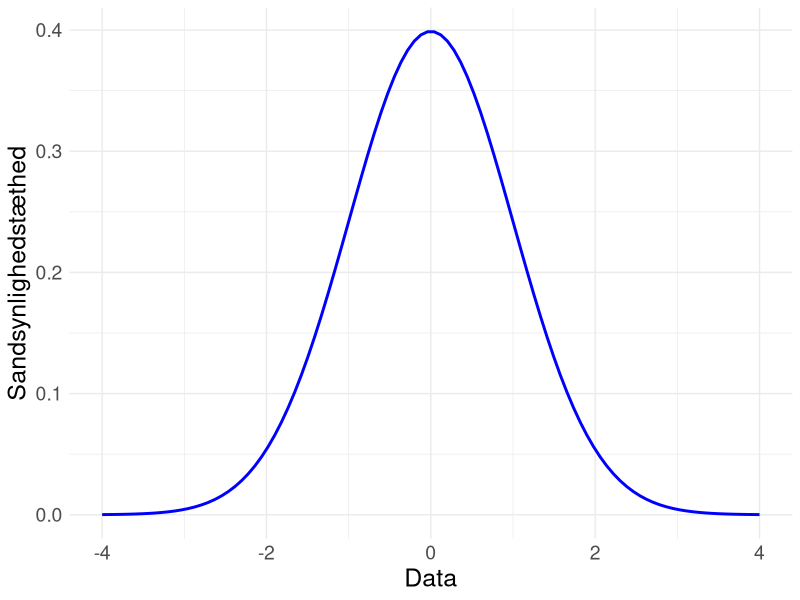
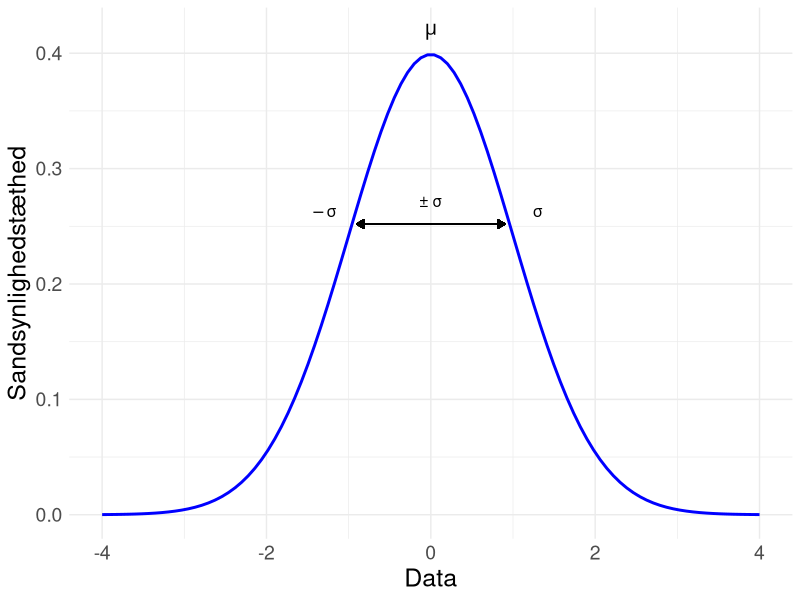
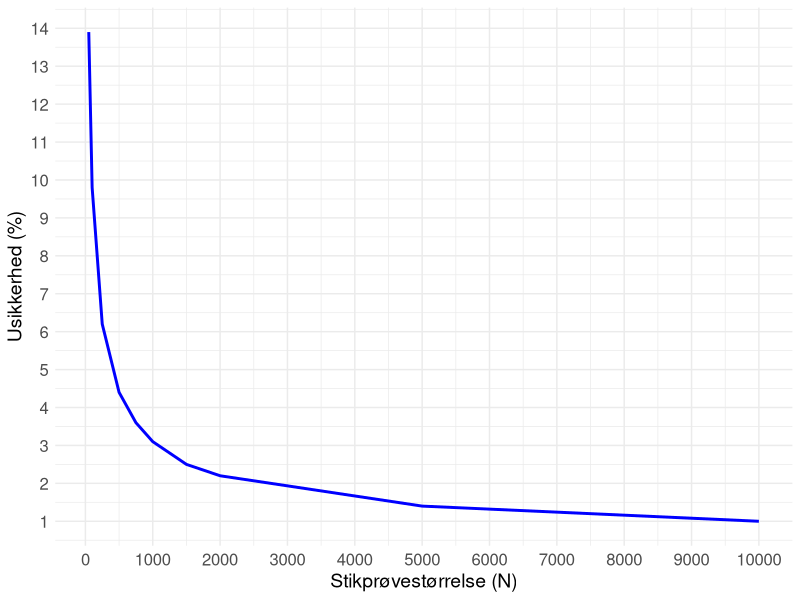
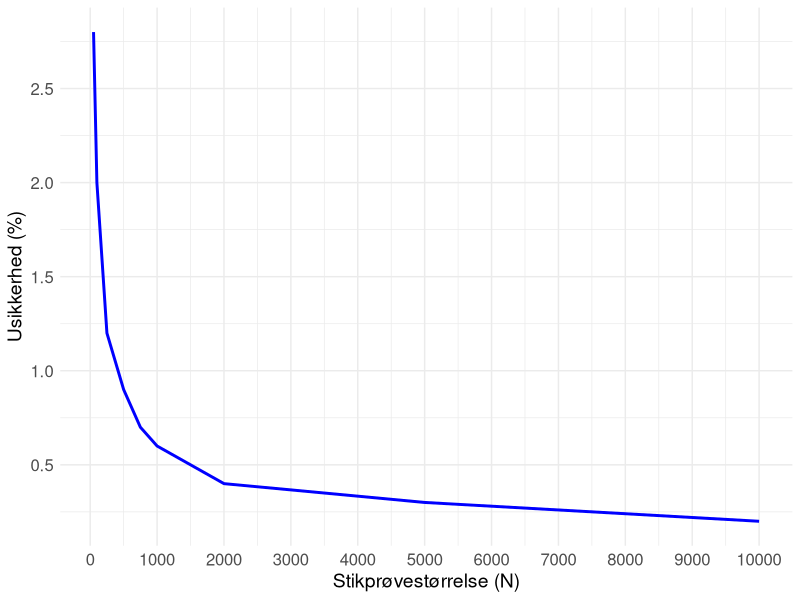

The R source for these figures, in order:
## ---- chunk 1
library(ggplot2)

# Definer parametre for normalfordelingen
mean <- 0       # Gennemsnit
sd <- 1         # Standardafvigelse

# Opret et data frame med x-værdier og deres sandsynlighedstæthed
x <- seq(-4, 4, length.out = 100)  # Interval for x
y <- dnorm(x, mean, sd)            # Beregn sandsynlighedstæthed for normalfordelingen

# Kombiner x og y til et data frame
df <- data.frame(x, y)

# Plot normalfordelingen
(normalfordeling <- ggplot(df, aes(x = x, y = y)) +
  geom_line(color = "blue", size = 1) +
  labs(y = "Sandsynlighedstæthed", x="Data") +
  theme_minimal() +
  theme(
    text = element_text(size = 16),            # General text size
    axis.title = element_text(size = 18),      # Axis title size
    axis.text = element_text(size = 14),       # Axis labels size
  ))
## ---- chunk 2

# Load ggplot2 and grid (for arrows)
library(ggplot2)
library(grid)

# Parameters for the standard normal distribution
mean <- 0       # Mean (mu)
sd <- 1         # Standard deviation (sigma)

# Create a data frame with x values and their density for the normal distribution
x <- seq(-4, 4, length.out = 100)  # x-range
y <- dnorm(x, mean, sd)            # Density of the normal distribution
df <- data.frame(x, y)

# Plot the standard normal distribution
ggplot(df, aes(x = x, y = y)) +
  geom_line(color = "blue", size = 1) +
  labs(y = "Sandsynlighedstæthed", x="Data") +
  theme_minimal() +
  
  # Add text for the mean and standard deviations, slightly shifted to the sides
  annotate("text", x = mean, y = max(y) + 0.02, label = expression(mu), size = 5, color = "black") +
  annotate("text", x = -1.3, y = dnorm(-1, mean, sd) + 0.02, label = expression(-sigma), size = 4, color = "black") +
  annotate("text", x = 1.3, y = dnorm(1, mean, sd) + 0.02, label = expression(sigma), size = 4, color = "black") +
  
  # Add a horizontal arrow between -sigma and +sigma, placed near the sd markers
  geom_segment(aes(x = -0.9, xend = .9, y = dnorm(1, mean, sd) + 0.01, yend = dnorm(1, mean, sd) + 0.01), 
               arrow = arrow(ends = "both", type = "closed", length = unit(0.2, "cm")), color = "black") +
annotate("text", x = 0, y = dnorm(1, mean, sd) + 0.03, label = "± σ", size = 4, color = "black")+
    theme(
    text = element_text(size = 16),            # General text size
    axis.title = element_text(size = 18),      # Axis title size
    axis.text = element_text(size = 14)      # Axis labels size
  )
## ---- chunk 3
# Load ggplot2 for plotting
library(ggplot2)

# Data from the table (sample sizes and uncertainty for 50/50 distribution)
data <- data.frame(
  N = c(50, 100, 250, 500, 750, 1000, 1500, 2000, 5000, 10000),
  Uncertainty = c(13.9, 9.8, 6.2, 4.4, 3.6, 3.1, 2.5, 2.2, 1.4, 1.0)
)

# Create line graph
ggplot(data, aes(x = N, y = Uncertainty)) +
  geom_line(color = "blue", size = 1) +
  scale_x_continuous(breaks = seq(0, 10000, by = 1000)) +  # Adds ticks every 500 units
  scale_y_continuous(breaks = seq(0, 15, by = 1)) +  # Adds ticks every 500 units
  labs(
    x = "Stikprøvestørrelse (N)",
    y = "Usikkerhed (%)"
  ) +
  theme_minimal() +
   theme(
    axis.title = element_text(size = 14),  # Increase axis titles font size
    axis.text = element_text(size = 12)    # Increase axis labels font size
  )
## ---- chunk 4
# Data from the table (sample sizes and uncertainty for 1/99 distribution)
data <- data.frame(
  N = c(50, 100, 250, 500, 750, 1000, 1500, 2000, 5000, 10000),
  Uncertainty = c(2.8, 2.0, 1.2, 0.9, 0.7, 0.6, 0.5, 0.4, 0.3, 0.2)
)

# Create line graph for 1/99 distribution
ggplot(data, aes(x = N, y = Uncertainty)) +
  geom_line(color = "blue", size = 1) +
  scale_x_continuous(breaks = seq(0, 10000, by = 1000)) +
  scale_y_continuous(breaks = seq(0, 3, by = 0.5)) +
  labs(
    x = "Stikprøvestørrelse (N)",
    y = "Usikkerhed (%)") +
  theme_minimal() +
  theme(
    axis.title = element_text(size = 14),
    axis.text = element_text(size = 12)
  )
